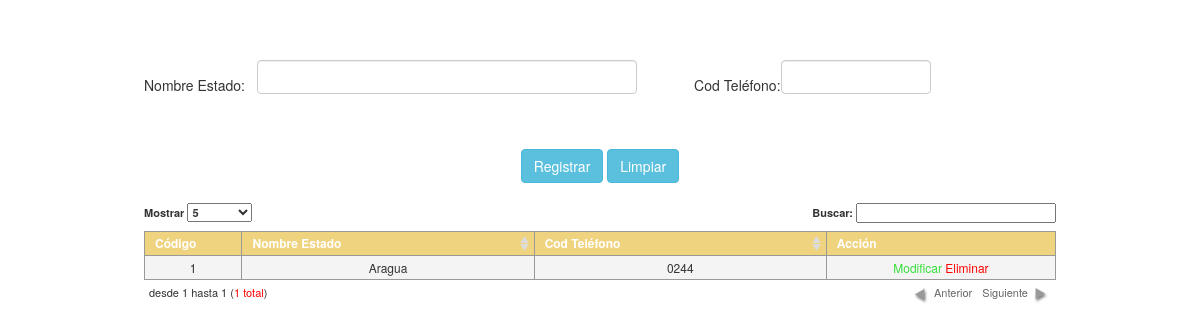
The app's page /vista/estado.php with its own data.
### tables this page shows
CREATE TABLE `estado` (
  `id_estado` int(11) NOT NULL AUTO_INCREMENT,
  `estado` varchar(25) DEFAULT NULL,
  `cod_telefono` varchar(25) DEFAULT NULL,
  PRIMARY KEY (`id_estado`)
);

### modelo/Conexion.php (called while the page is built, shortened)
<?php
class Conexion
{
    private static $_server   = 'localhost';
    private static $_user     = 'root';
    private static $_password = '123456';
    protected $bd             = 'wushu';
    private function _abrir_conn() {
        $this->_conn = new mysqli(self::$_server, self::$_user, self::$_password, $this->bd);
        if ((int) $this->_conn->connect_errno == 0) {
            $this->_state_conn = TRUE;
            $this->_conn->set_charset('utf8');
            return $this->_conn;
        }
    }
    public function _query($sql) {
        if ($this->_state_conn === TRUE) {
            $resultado = $this->_conn->query($sql);
            if($resultado){
                return $resultado;
            }else{
                return FALSE;
            }
        }
    }
    public function RetornarRegistros($sql) {
        $result = $this->_query($sql);
        if ($this->_state_conn === TRUE) {
             $count = $result->num_rows;
            if($count > 0){
            while ($row =$result->fetch_array()) {
                $rows[] = $row;
            }
            return $rows;
            }else{
                return FALSE;
            }
        }
    }
}

### vista/estado.php (the view, shortened to what this page needs)
<?php
require_once '../modelo/Conexion.php';
$obj_conexion = new Conexion();
?>
<!DOCTYPE html>
<html>
    <head>
        <link href="../css/bootstrap.css" rel="stylesheet" media="screen"/>
        <link href="../css/estilos.css" rel="stylesheet" media="screen"/>
        <link href="../css/jquery.dataTables.css" rel="stylesheet" media="screen"/>
        <link href="../css/select2.css" rel="stylesheet" media="screen"/>
        <link href="../css/select2-bootstrap.css" rel="stylesheet" media="screen"/>
    </head>
    <body>
        <div style="margin-top: 5%;position: relative;display: block">
            <form id="frmestado">
                <table width="912" border="0" align="center">
                    <tr>
                        <td width="111">Nombre Estado:</td>
                        <td width="372">
                            <div id="d_estado"  class="form-group">
                                <input type="text" style="background-color: #ffffff" class="form-control" id="estado" name="estado" value="" />
                            </div>
                        </td>
                        <td width="141" align="right">Cod Tel&eacute;fono:</td>
                        <td width="270">
                            <div id="d_cod"  class="form-group">
                                <input type="text" style="background-color: #ffffff; width: 150px;" class="form-control" id="cod_telefono" name="cod_telefono" value="" maxlength="4"/>
                            </div>
                        </td>
                    </tr>
                    <tr>
                        <td colspan="4">&nbsp;</td>
                    </tr>
                    <tr>
                        <td colspan="4">&nbsp;</td>
                    </tr>
                    <tr>
                        <td colspan="4" align="center">
                            <button type="button" id="ingresar" class="btn btn-info">Registrar</button>
                            <button type="button" id="limpiar" class="btn btn-info">Limpiar</button>
                        </td>
                    </tr>
                    <tr>
                        <td colspan="4" align="center">&nbsp;</td>
                    </tr>
                    <tr>
                        <td colspan="4" align="center">
                            <table border="0" id="tbl_estado" class="dataTable">
                                <thead>
                                    <tr>
                                        <th>C&oacute;digo</th>
                                        <th>Nombre Estado</th>
                                        <th>Cod Tel&eacute;fono</th>
                                        <th>Acci&oacute;n</th>
                                    </tr>
                                </thead>
                                <tbody>
                                    <?php
                                    $sql                 = "SELECT  id_estado,  estado,  cod_telefono FROM estado";
                                    $resgistros          = $obj_conexion->RetornarRegistros($sql);
                                    $es_array = is_array($resgistros) ? TRUE : FALSE;
                                    if ($es_array == TRUE) {
                                        for ($i = 0; $i < count($resgistros); $i++) {
                                            ?>
                                            <tr>
                                                <td><?php echo $resgistros[$i]['id_estado'] ?></td>
                                                <td><?php echo $resgistros[$i]['estado'] ?></td>
                                                <td><?php echo $resgistros[$i]['cod_telefono'] ?></td>
                                                <td>
                                                    <span class="accion modificar">Modificar</span>
                                                    <span class="accion eliminar">Eliminar</span>
                                                </td>
                                            </tr>
                                            <?php
                                        }
                                    }
                                    ?>
                                </tbody>
                            </table>
                        </td>
                    </tr>
                    <tr>
                        <td colspan="4" align="center">&nbsp;</td>
                    </tr>
                </table>
            </form>
        </div>
    </body>
</html>

### css/estilos.css (style rules this page uses)
.modificar { color :#37df3c }
.eliminar { color :#FF0000; }
.accion { cursor: pointer; }

### vista/estado.php (style rules this page uses)
body { background-color: transparent; }

### records on screen
estado: id_estado "1", estado "Aragua", cod_telefono "0244"
